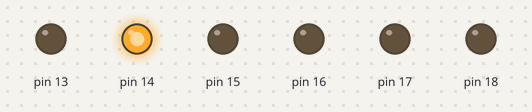
A sketch run on a simulated Arduino Uno, built for the host (arithmetic inside an expression is 32-bit, double 64-bit). On the bench: output pins drawn as LEDs (lit = HIGH). Random numbers use the default seed unless the sketch sets one.

Above: at 0.4 s.
At 6.1 s:
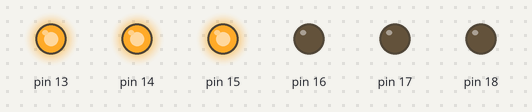
At 9.1 s:
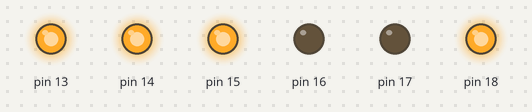
At 14.7 s:
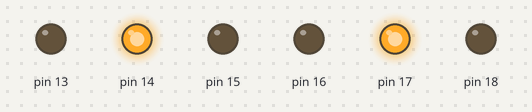
At 33.3 s:
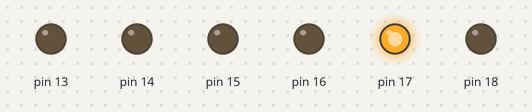
At 35.9 s:
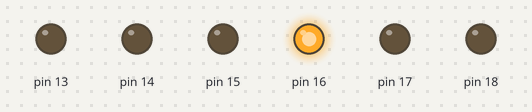
Timing chart, 0 to 40.0 s (numbered marks = the images above):
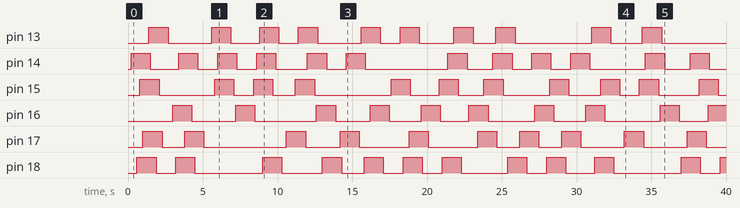

Measured:
- by itself, pin 13: LOW → HIGH at 1.4 s, → LOW 1.3 s later, → HIGH 2.9 s later, → LOW 1.3 s later, … (20 changes in this stretch)
- by itself, pin 14: LOW → HIGH at 0.20 s, → LOW 1.3 s later, → HIGH 1.9 s later, → LOW 1.3 s later, … (24 changes in this stretch)
- by itself, pin 15: LOW → HIGH at 0.80 s, → LOW 1.3 s later, → HIGH 3.7 s later, → LOW 1.3 s later, … (22 changes in this stretch)
- by itself, pin 16: LOW → HIGH at 3.0 s, → LOW 1.3 s later, → HIGH 2.9 s later, → LOW 1.3 s later, … (19 changes in this stretch)
- by itself, pin 17: LOW → HIGH at 1.0 s, → LOW 1.3 s later, → HIGH 1.5 s later, → LOW 1.3 s later, … (20 changes in this stretch)
- by itself, pin 18: LOW → HIGH at 0.60 s, → LOW 1.3 s later, → HIGH 1.3 s later, → LOW 1.3 s later, … (23 changes in this stretch)

The sketch:

ornament2021.ino
```cpp
// (licence header left out)
// Six banks of LEDs, each controlled by one PWM pin
#define LED1 PIN_PB5
#define LED2 PIN_PC0
#define LED3 PIN_PC1
#define LED4 PIN_PC2
#define LED5 PIN_PC3
#define LED6 PIN_PC4

// PWM level for maximum brightness to light up an LED bank (out of 255)
#define MAX_BRIGHTNESS 255

// Time between lighting up an unlit LED
#define NEW_LIGHT_TIME_MS 200

// Time between each level of dimming
#define FADE_TIME_MS 10

#define LED_COUNT 6
const int LEDS[LED_COUNT] = {LED1, LED2, LED3, LED4, LED5, LED6};
int LEDLevels[LED_COUNT] = {0};

unsigned long time = 0;
unsigned long last_decrease_time = 0;
unsigned long last_light_time = 0;

void setup() {}

void loop()
{
    time = millis();

    // Slowly decrease brightness on any lit LEDs
    if ((time - last_decrease_time) >= FADE_TIME_MS)
    {
        for (int i = 0; i < LED_COUNT; i++)
        {
            if (LEDLevels[i] != 0)
            {
                LEDLevels[i]--;
            }

            analogWrite(LEDS[i], LEDLevels[i]);
        }

        last_decrease_time = time;
    }

    // Occasionally light up an unlit LED
    if ((time - last_light_time >= NEW_LIGHT_TIME_MS))
    {
        int r = random(LED_COUNT);

        if (LEDLevels[r] == 0)
        {
            LEDLevels[r] = MAX_BRIGHTNESS;
            analogWrite(LEDS[r], LEDLevels[r]);
        }

        last_light_time = time;
    }
}
```
